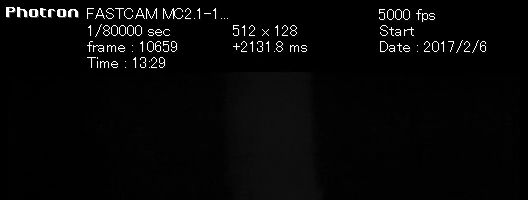
#> input picture frame 120 of H29_2_6_glass/penguine.mp4, 528 x 200 px
$ python getimage.py
#> lines starting #> are read from the running program, lines starting #| are printed output that depends on the picture; after the words box and inside, x2 and y2 are one past the last pixel; in counts of white or black regions, pixels touching at a corner belong together
import cv2
import os

def video_to_frames(video, path_output_dir):
	# extract frames from a video and save to directory as 'x.png' where
	# x is the frame index
#> called with video = 'penguine.mp4', path_output_dir = 'out'
	vidcap = cv2.VideoCapture(video)
	count = 0
	while vidcap.isOpened():
		success, image = vidcap.read()
#> image is the input picture: shape (200, 528, 3); min 0, max 255, mean 7.4
		if success:
			height, width = image.shape[:2]
#> height = 200; width = 528
			tri = image[int(height/4)+18:height,0:width]
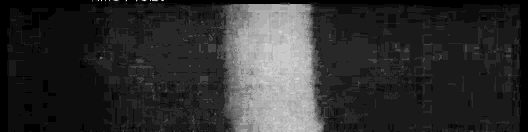
#> tri: shape (132, 528, 3); min 0, max 19, mean 3.59; drawn with min black and max white
			cv2.imwrite(path_output_dir+"/tri/"+str(count)+".png",tri)
			gray = cv2.cvtColor(tri,cv2.COLOR_BGR2GRAY)
			ret, dst = cv2.threshold(gray,6,255,cv2.THRESH_BINARY)
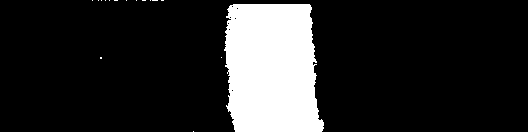
#> dst: shape (132, 528); 16% white; 16 white regions (15 under 20 px), largest, box (x1, y1, x2, y2) and area: (224, 4, 324, 132) 11125
			#dst = cv2.adaptiveThreshold(gray,255,cv2.ADAPTIVE_THRESH_GAUSSIAN_C,cv2.THRESH_BINARY,15,3)
			cv2.imwrite(path_output_dir+"/two/"+str(count)+".png",dst)
			# [4 lines of commented-out code are left out]
			fuse = cv2.vconcat([gray,dst])
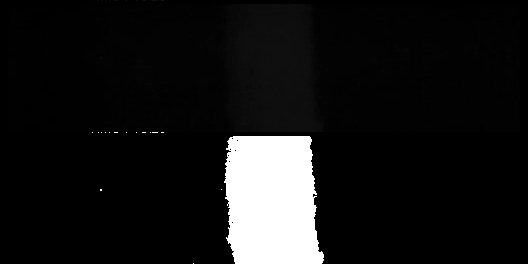
#> fuse: shape (264, 528); min 0, max 255, mean 22.2
			cv2.imwrite(path_output_dir+"/"+str(count)+".png",fuse)
			print(count)
			count += 1
		else:
			break
	cv2.destroyAllWindows()
	vidcap.release()

video_to_frames('penguine.mp4', 'out')

$ run again, starting later in the video
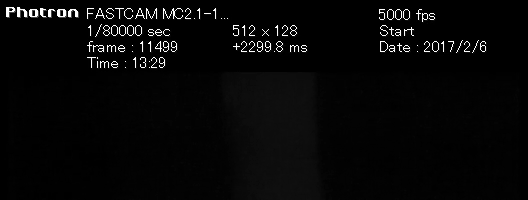
#> input picture frame 960 of H29_2_6_glass/penguine.mp4, 528 x 200 px
#> in video_to_frames, image is the input picture: shape (200, 528, 3); min 0, max 255, mean 7.4
#> in video_to_frames, `ret, dst = cv2.threshold(gray,6,255,cv2.THRESH_BINARY)`:
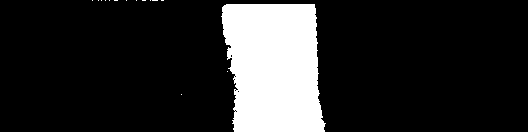
#> dst: shape (132, 528); 16.4% white; 15 white regions (14 under 20 px), largest, box (x1, y1, x2, y2) and area: (221, 4, 326, 132) 11375
#> in video_to_frames, `fuse = cv2.vconcat([gray,dst])`:
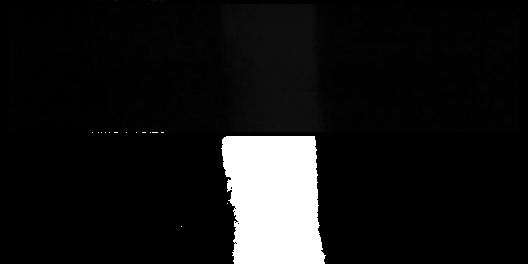
#> fuse: shape (264, 528); min 0, max 255, mean 22.6
